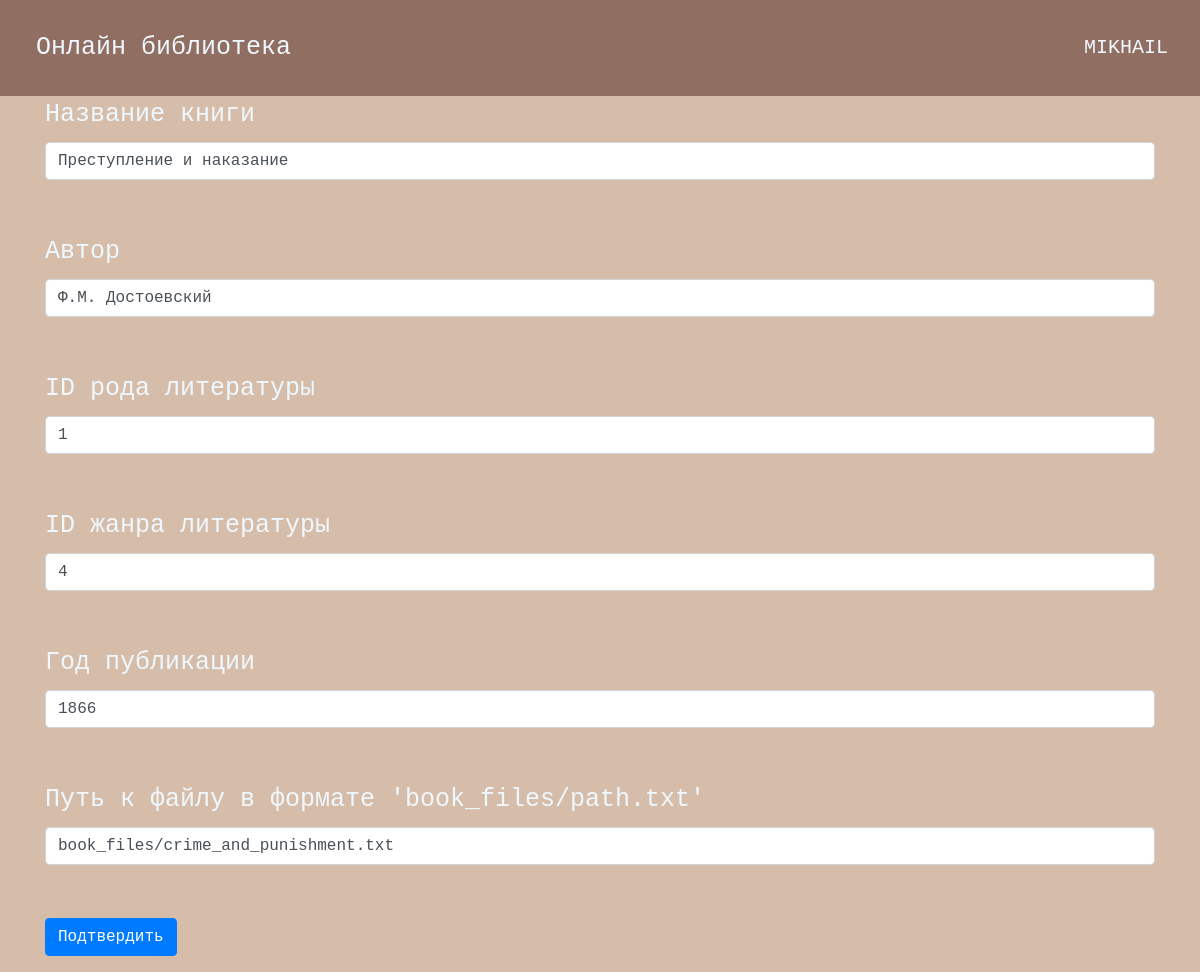
/edit_book/2 (signed in), run on the app's committed database.
### data/users.py (models this page shows, shortened)
class User(SqlAlchemyBase, UserMixin):
    __tablename__ = 'users'
    id = sqlalchemy.Column(sqlalchemy.Integer, primary_key=True, autoincrement=True)
    name = sqlalchemy.Column(sqlalchemy.String)
    surname = sqlalchemy.Column(sqlalchemy.String)
    email = sqlalchemy.Column(sqlalchemy.String, index=True, unique=True)
    hashed_password = sqlalchemy.Column(sqlalchemy.String)
    rights = sqlalchemy.Column(sqlalchemy.String)

### data/books.py (models this page shows, shortened)
class Book(SqlAlchemyBase, SerializerMixin):
    __tablename__ = 'books'
    id = sqlalchemy.Column(sqlalchemy.Integer, primary_key=True, autoincrement=True)
    title = sqlalchemy.Column(sqlalchemy.String)
    author = sqlalchemy.Column(sqlalchemy.String)
    type_of_fiction_id = sqlalchemy.Column(sqlalchemy.Integer, sqlalchemy.ForeignKey("literature_types.id"))
    genre_id = sqlalchemy.Column(sqlalchemy.Integer, sqlalchemy.ForeignKey("genres.id"))
    publish_year = sqlalchemy.Column(sqlalchemy.Integer, nullable=True)
    path_to_file = sqlalchemy.Column(sqlalchemy.String, nullable=True)
    genre = orm.relationship("Genres")
    type_of_fiction = orm.relationship("LiteratureTypes")

### server.py (the view, shortened to what this page needs)
@app.route("/edit_book/<int:book_id>", methods=["GET", "POST"])
@flask_login.login_required
def edit_book(book_id):
    form = AddBook()
    if flask.request.method == "GET":
        db_sess = db_session.create_session()
        book = db_sess.query(Book).filter(Book.id == book_id).first()
        if book:
            form.title.data = book.title
            form.author.data = book.author
            form.type_of_fiction_id.data = book.type_of_fiction_id
            form.genre_id.data = book.genre_id
            form.publish_year.data = book.publish_year
            form.path_to_file.data = book.path_to_file
        else:
            flask.abort(404)
    return flask.render_template("add_book.html", title="Редактирование книги", form=form)

### forms/add_book_form.py
class AddBook(FlaskForm):
    title = StringField('Название книги', validators=[DataRequired()])
    author = StringField('Автор', validators=[DataRequired()])
    type_of_fiction_id = IntegerField("ID рода литературы", validators=[DataRequired()])
    genre_id = IntegerField("ID жанра литературы", validators=[DataRequired()])
    publish_year = IntegerField("Год публикации")
    path_to_file = StringField("Путь к файлу в формате 'book_files/path.txt'")
    submit = SubmitField('Подтвердить')

### data/db_session.py (called while the page is built)
def create_session() -> Session:
    global __factory
    return __factory()

### server.py (called while the page is built)
@login_manager.user_loader
def load_user(user_id):
    db_sess = db_session.create_session()
    return db_sess.query(User).get(user_id)

### templates/add_book.html (shortened to what this page needs)
{% extends "base.html" %}
{% block content %}
    <form action="" method="post">
        <p>
            {{ form.title.label }}<br>
            {{ form.title(class="form-control") }}<br>
        </p>
         <p>
            {{ form.author.label }}<br>
            {{ form.author(class="form-control") }}<br>
        </p>
        <p>
            {{ form.type_of_fiction_id.label }}<br>
            {{ form.type_of_fiction_id(class="form-control") }}<br>
        </p>
        <p>
            {{ form.genre_id.label }}<br>
            {{ form.genre_id(class="form-control") }}<br>
        </p>
        <p>
            {{ form.publish_year.label }}<br>
            {{ form.publish_year(class="form-control") }}<br>
        </p>
        <p>
            {{ form.path_to_file.label }}<br>
            {{ form.path_to_file(class="form-control") }}<br>
        </p>
        <p>
            {{ form.submit(type="submit", class="btn btn-primary") }}
        </p>
    </form>
{% endblock %}

### templates/base.html (shortened to what this page needs)
<!DOCTYPE html>
<html lang="en">
<head>
    <link rel="stylesheet" href="https://stackpath.bootstrapcdn.com/bootstrap/4.4.1/css/bootstrap.min.css"
>
    <link rel="stylesheet" type="text/css" href="/static/css/style.css"/>
</head>
<body>
    <header class="navbar">
        <a style="text-decoration: none; color:aliceblue;" href="/">Онлайн библиотека</a>
        {% if current_user.is_authenticated %}
            <a class="navbar-brand" style="color: aliceblue;" href="/logout">{{ current_user.name }}</a>
        {% else %}
            <p>
                <a class="btn btn-secondary" href="/register">Регистрация</a>
                <a class="btn btn-secondary" href="/login">Вход</a>
            </p>
        {% endif %}
    </header>
<main role="main" class="container">
    {% block content %}{% endblock %}
</main>
</body>
</html>

### static/css/style.css (style rules this page uses)
header { background-color:#916e62; padding: 10px; color: aliceblue; }
body { background-color: #d5bda9; color: aliceblue; font-family:'Courier New', Courier, monospace; font-size: 25px; }
a { margin: 20px; font-family:'Courier New', Courier, monospace; font-size: 25px; }

### data on the page
User: name "MIKHAIL"
Book: title "Преступление и наказание", author "Ф.М. Достоевский", type_of_fiction_id "1", genre_id "4", publish_year "1866", path_to_file "book_files/crime_and_punishment.txt"
